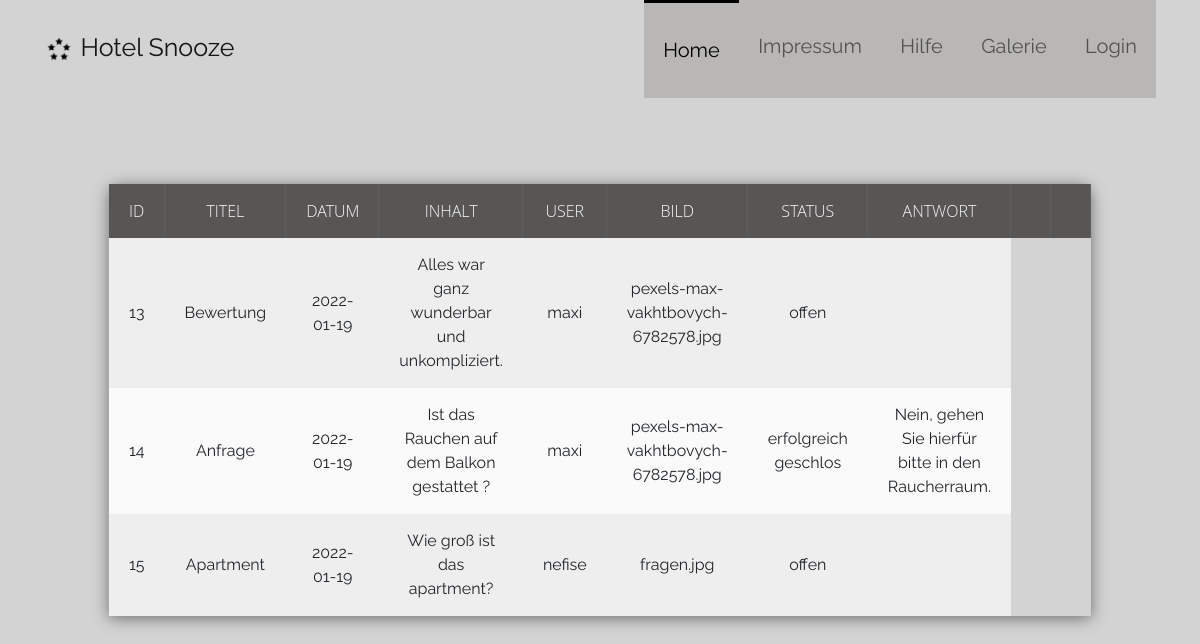
The page /alletickets.php on the database its author committed.
### tables this page shows
CREATE TABLE `tickets` (
  `id` int(11) NOT NULL,
  `datum` date NOT NULL DEFAULT current_timestamp(),
  `titel` varchar(50) NOT NULL,
  `inhalt` text NOT NULL,
  `benutzername_ersteller` varchar(15) NOT NULL,
  `bearbeitung` varchar(20) NOT NULL,
  `bild` varchar(50) NOT NULL,
  `antwort` text DEFAULT NULL
);

### alletickets.php (the view, shortened to what this page needs)
<!DOCTYPE html>
<html lang="en">
<head>
  <link href="https://cdn.jsdelivr.net/npm/bootstrap@5.1.3/dist/css/bootstrap.min.css" rel="stylesheet">
  <link rel="stylesheet" href="CSS/style.css">
  <link rel="stylesheet" href="https://cdnjs.cloudflare.com/ajax/libs/font-awesome/4.7.0/css/font-awesome.min.css">
</head>
<body class="ticketbody">
 <?php
    include 'nav.php';
 ?>
<?php
require_once('DB/files/dbaccess.php');
$db_obj = new mysqli($host, $user, $password, $database);
$sql = "SELECT * from tickets;";
$stmt = $db_obj->prepare($sql);
$stmt->execute();
$result = $stmt->get_result();
if ($result->num_rows > 0) {
    echo "<table>
    <tr>
        <th>ID</th>
        <th>TITEL</th>
        <th>DATUM</th>
        <th>INHALT</th>
        <th>USER</th>
        <th>BILD</th>
        <th>STATUS</th>
        <th>ANTWORT</th>
        <th></th>
        <th></th>
    </tr>";
    while($row = mysqli_fetch_array($result)) {
        echo "<tr>
        <td>".$row['id']."</td>
        <td>".$row['titel']."</td>
        <td>".$row['datum']."</td>
        <td>".$row['inhalt']."</td>
        <td>".$row['benutzername_ersteller']."</td>
        <td>".$row['bild']."</td>
        <td>".$row['bearbeitung']."</td>
        <td>".$row['antwort']."</td>
    </tr>";
      }
  } else {
    echo "0 results";
  }
  echo "</table>";
?>
</body>

### CSS/style.css (style rules this page uses)
* { margin: 0; padding: 0; font-family: 'Raleway', sans-serif; }
table { position: absolute; z-index: 2; left: 50%; top: 50%; transform: translate(-50%,-50%); width: 70%; border-collapse: collapse; border-spacing: 0; box-shadow: 0 2px 15px rgba(64,64,64,.7); border-radius: 12px 12px 0 0; overflow-y: hidden; }
td , th { padding: 15px 20px; text-align: center; }
th { background-color: #585555; color: #fafafa; font-family: 'Open Sans',Sans-serif; font-weight: 200; text-transform: uppercase; }
tr { width: 100%; background-color: #fafafa; font-family: 'Montserrat', sans-serif; }
tr:nth-child(even) { background-color: #eeeeee; }

### nav.php (style rules this page uses)
body { background-color: lightgray; }

### rows shown on the page
tickets: id "13", titel "Bewertung", datum "2022-01-19", inhalt "Alles war ganz wunderbar und unkompliziert.", benutzername_ersteller "maxi", bild "pexels-max-vakhtbovych-6782578.jpg", bearbeitung "offen"
tickets: id "14", titel "Anfrage", datum "2022-01-19", inhalt "Ist das Rauchen auf dem Balkon gestattet ?", benutzername_ersteller "maxi", bild "pexels-max-vakhtbovych-6782578.jpg", bearbeitung "erfolgreich geschlos", antwort "Nein, gehen Sie hierfür bitte in den Raucherraum."
tickets: id "15", titel "Apartment", datum "2022-01-19", inhalt "Wie groß ist das apartment?", benutzername_ersteller "nefise", bild "fragen.jpg", bearbeitung "offen"
